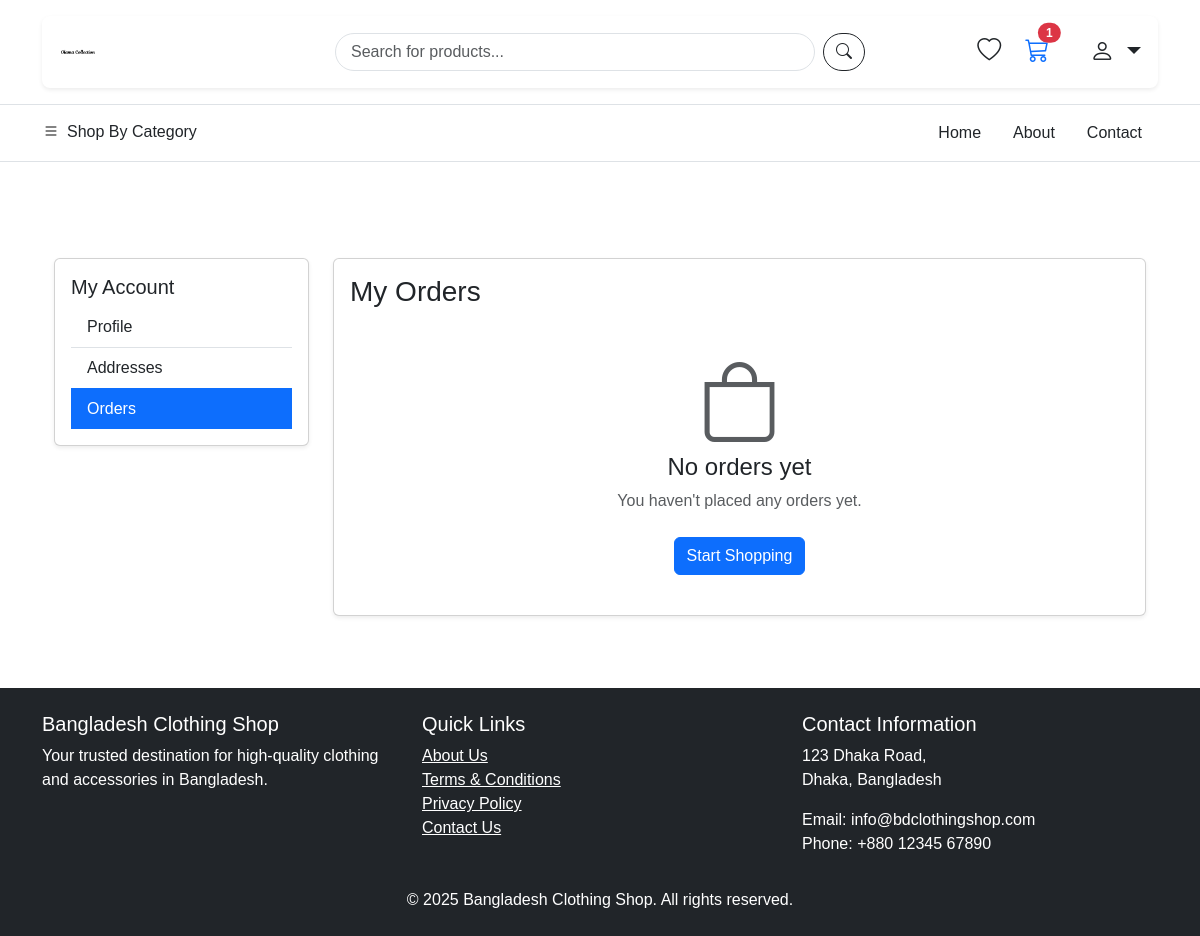
/orders/history/ (signed in), run on an earlier commit of the app's database.
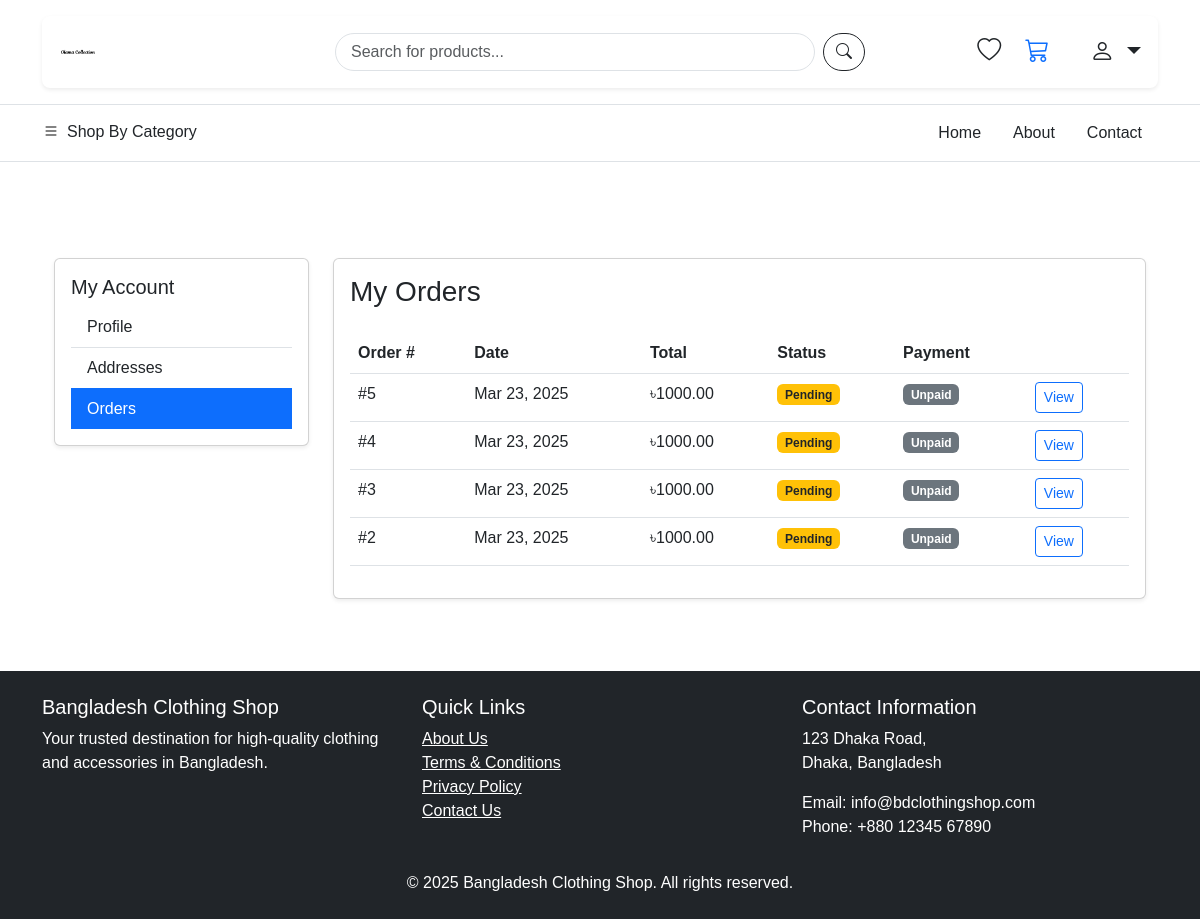
And on a later commit of the database.
### cart/models.py (models this page shows, shortened)
class Cart(models.Model):
    user = models.ForeignKey(settings.AUTH_USER_MODEL, on_delete=models.CASCADE, null=True, blank=True)
    session_id = models.CharField(max_length=255, null=True, blank=True)
    created_at = models.DateTimeField(auto_now_add=True)
    updated_at = models.DateTimeField(auto_now=True)
    @property
    def total_items(self):
        return sum(item.quantity for item in self.items.all())

class CartItem(models.Model):
    cart = models.ForeignKey(Cart, on_delete=models.CASCADE, related_name='items')
    product_variant = models.ForeignKey(ProductVariant, on_delete=models.CASCADE)
    quantity = models.PositiveIntegerField(default=1)
    class Meta:
        unique_together = ('cart', 'product_variant')

### orders/models.py (models this page shows, shortened)
class Order(models.Model):
    order_number = models.CharField(max_length=20, unique=True, null=True, blank=True)
    customer = models.ForeignKey(User, on_delete=models.SET_NULL, related_name='orders', null=True, blank=True)
    shipping_address = models.TextField(null=True, blank=True)
    billing_address = models.TextField(blank=True, null=True)
    payment_method = models.CharField(max_length=50, null=True, blank=True)  # Made nullable
    payment_status = models.CharField(max_length=50, default='pending')
    total_amount = models.DecimalField(max_digits=10, decimal_places=2, null=True, blank=True)  # Made nullable
    created_at = models.DateTimeField(auto_now_add=True)
    updated_at = models.DateTimeField(auto_now=True)
    status = models.ForeignKey('crm.OrderStatus', on_delete=models.SET_NULL, null=True, blank=True)
    tracking_number = models.CharField(max_length=100, blank=True, null=True)
    inventory_updated = models.BooleanField(default=False)

### orders/views.py (the view)
# urls.py: path('history/', views.order_history, name='history'),
@login_required
def order_history(request):
    orders = Order.objects.filter(customer=request.user).order_by('-created_at')
    return render(request, 'orders/history.html', {
        'title': 'Order History',
        'orders': orders
    })

### templates/orders/history.html (shortened to what the changed rows need)
{% extends 'base.html' %}
{% load static %}
{% block content %}
<div class="container my-5">
    <div class="row">
        <div class="col-md-9">
            <div class="card shadow-sm">
                <div class="card-body">
                    {% if orders %}
                        <div class="table-responsive">
                            <table class="table table-hover">
                                <thead>
                                    <tr>
                                        <th>Order #</th>
                                        <th>Date</th>
                                        <th>Total</th>
                                        <th>Status</th>
                                        <th>Payment</th>
                                        <th></th>
                                    </tr>
                                </thead>
                                <tbody>
                                    {% for order in orders %}
                                    <tr>
                                        <td>#{{ order.id }}</td>
                                        <td>{{ order.created_at|date:"M d, Y" }}</td>
                                        <td>৳{{ order.total_amount }}</td>
                                        <td>
                                            {% if order.status.name == 'Pending' %}
                                                <span class="badge bg-warning text-dark">Pending</span>
                                            {% elif order.status == 'processing' %}
                                                <span class="badge bg-info">Processing</span>
                                            {% elif order.status == 'shipped' %}
                                                <span class="badge bg-primary">Shipped</span>
                                            {% elif order.status == 'delivered' %}
                                                <span class="badge bg-success">Delivered</span>
                                            {% elif order.status == 'cancelled' %}
                                                <span class="badge bg-danger">Cancelled</span>
                                            {% endif %}
                                        </td>
                                        <td>
                                            {% if order.payment_status == 'paid' %}
                                                <span class="badge bg-success">Paid</span>
                                            {% else %}
                                                <span class="badge bg-secondary">Unpaid</span>
                                            {% endif %}
                                        </td>
                                        <td>
                                            <a href="{% url 'orders:confirmation' order.id %}" class="btn btn-sm btn-outline-primary">
                                                View
                                            </a>
                                        </td>
                                    </tr>
                                    {% endfor %}
                                </tbody>
                            </table>
                        </div>
                    {% else %}
                        <div class="text-center py-4">
                            <i class="bi bi-bag display-1 text-muted mb-3"></i>
                            <h4>No orders yet</h4>
                            <p class="text-muted">You haven't placed any orders yet.</p>
                            <a href="{% url 'home' %}" class="btn btn-primary mt-2">Start Shopping</a>
                        </div>
                    {% endif %}
                </div>
            </div>
        </div>
    </div>
</div>
{% endblock %}

### templates/base.html (shortened to what the changed rows need)
{% load static %}
<!DOCTYPE html>
<html lang="en">
<head>
    <link href="https://cdn.jsdelivr.net/npm/bootstrap@5.3.0-alpha1/dist/css/bootstrap.min.css" rel="stylesheet">
    <link rel="stylesheet" href="https://cdn.jsdelivr.net/npm/bootstrap-icons@1.11.1/font/bootstrap-icons.css">
    <link rel="stylesheet" href="{% static 'css/style.css' %}">
</head>
<body>
    <header class="mb-4">
        <div class="container my-3">
            <div class="card shadow-sm border-0">
                <div class="card-body py-3">
                    <div class="row align-items-center">
                        <div class="col-md-3 d-flex justify-content-end gap-4">
                            <a href="{% url 'cart:cart_detail' %}" class="cart-icon position-relative me-3">
                                <i class="bi bi-cart3 fs-4"></i>
                                {% if request.cart.total_items > 0 %}
                                    <span class="cart-count position-absolute top-0 start-100 translate-middle badge rounded-pill bg-danger">
                                        {{ request.cart.total_items }}
                                    </span>
                                {% else %}
                                    <span class="cart-count position-absolute top-0 start-100 translate-middle badge rounded-pill bg-danger" style="display: none;">
                                        0
                                    </span>
                                {% endif %}
                            </a>
                        </div>
                    </div>
                </div>
            </div>
        </div>
    </header>
    <main class="container py-4">
        {% block content %}{% endblock %}
    </main>
</body>
</html>

What changed in the data, as far as the page shows it:
no longer on this page (row unchanged): Cart: cart.total_items "1"
added Order: id "5", created_at "Mar 23, 2025", total_amount "1000.00", shows "Pending", payment_status "Unpaid"
added Order: id "4", created_at "Mar 23, 2025", total_amount "1000.00", shows "Pending", payment_status "Unpaid"
added Order: id "3", created_at "Mar 23, 2025", total_amount "1000.00", shows "Pending", payment_status "Unpaid"
added Order: id "2", created_at "Mar 23, 2025", total_amount "1000.00", shows "Pending", payment_status "Unpaid"
Also different on the page:
text no longer shown: "No orders yet You haven't placed any orders yet. Start Shopping"
text now shown: "Order # Date Total Status Payment"
